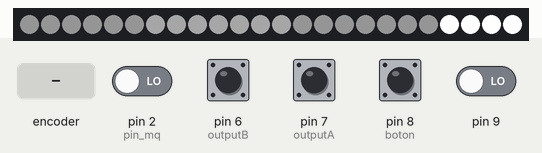
Bench run of a sketch on a simulated Arduino Uno, built with avr-gcc and run on an emulated ATmega328P. Shown: 24 RGB LEDs in strip order, left to right. The test bench sets the inputs (shaded band); at power-on: pin 6 (outputB), pin 7 (outputA), pin 8 (boton) HIGH, pin 2 (pin_mq), pin 9 LOW. The audio player accepts every command and is not drawn.

Above: at 1.79 s.
1.8 s: pin 8 (boton) pulled LOW for 1 s
3.4 s: pin 9 driven HIGH
At 4.1 s:
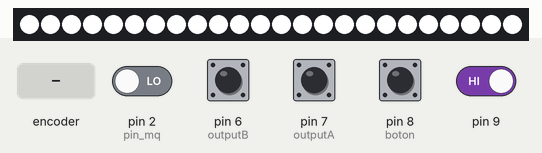
4.9 s: rotary encoder on pin 7 (outputA) / pin 6 (outputB) turned 1 step (first pin leading)
8.1 s: rotary encoder on pin 7 (outputA) / pin 6 (outputB) turned 1 step (first pin leading)
9.8 s: pin 9 driven LOW
At 10.58 s:
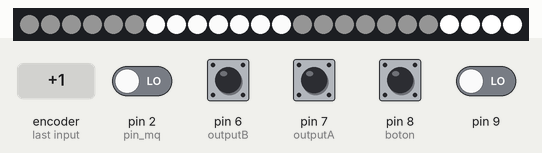
11.3 s: pin 8 (boton) pulled LOW for 1 s
Timing chart, 0 to 13.9 s (numbered marks = the images above; inputs shaded):
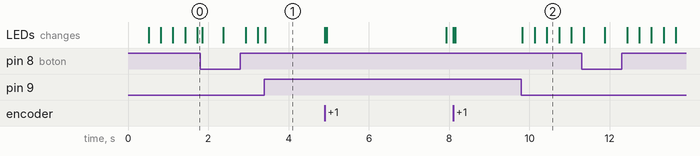

The sketch:

Bender_Modelo_2.ino
```cpp
#define outputA 7
#define outputB 6
#define boton 8

#include "SoftwareSerial.h"
#include "DFRobotDFPlayerMini.h"

SoftwareSerial reproductor(4, 5); // RX, TX
DFRobotDFPlayerMini myDFPlayer;

int seleccion = 0;
int aState;
int aLastState;
int pin_mq = 2;
int j = 255;

bool hablando = false;
bool temporizador = false;
int tiempo =0;

#include <Adafruit_NeoPixel.h>
#ifdef __AVR__
 #include <avr/power.h>
#endif
#define PIN        3
#define NUMPIXELS 24


Adafruit_NeoPixel pixels(NUMPIXELS, PIN, NEO_GRB + NEO_KHZ800);


void setup() {

       pinMode (outputA,INPUT);
       pinMode (outputB,INPUT);
       pinMode (boton, INPUT_PULLUP);
       pinMode(pin_mq,INPUT);

       aLastState = digitalRead(outputA);

        pixels.begin(); // INITIALIZE NeoPixel strip object (REQUIRED)
        pixels.setBrightness(j);

        reproductor.begin(9600);


 if (!myDFPlayer.begin(reproductor)) {  //Use softwareSerial to communicate with mp3.

    while(true){

    }
  }
  myDFPlayer.volume(100);

}

void loop() {


    pixels.setPixelColor(20, pixels.Color(255, 255, 255));
    pixels.setPixelColor(21, pixels.Color(255, 255, 255));
     pixels.setPixelColor(22, pixels.Color(255, 255, 255));
    pixels.setPixelColor(23, pixels.Color(255, 255, 255));


    aState = digitalRead(outputA);

    if (aState != aLastState)
     {
        if (digitalRead(outputB) != aState){
            seleccion +=1;
            temporizador=true;
        }else{
            seleccion -=1;
            temporizador=true;

        Serial.print("Seleccion: ");
        Serial.println(seleccion);
     }
     }
    aLastState = aState;

//-------------------------

if (hablando==false){
  estatico();
}
if (hablando == true){
  habla();
}

if(seleccion<0){
  seleccion=19;
}
if(seleccion>19){
 seleccion=0;
}
if(temporizador==true){
  tiempo++;
}
if(tiempo>2000){
  tiempo=0;
  temporizador=false;
}
if(tiempo>1 && tiempo<2000){
  pixels.setPixelColor(seleccion, pixels.Color(0, 0, 0));

}

int estado = digitalRead(boton);
boolean play_state = digitalRead(9);

if (estado==LOW){
  myDFPlayer.play(1);
  delay(500);
}

if(play_state ==  HIGH){
  hablando=false;
}else{
  hablando=true;
}


 boolean mq_estado = digitalRead(pin_mq);

 if (mq_estado){ //si no detecta alcohol

  }
  else { //si detecta alcohol

  }


  pixels.show();   // Send the updated pixel colors to the hardware.
}

void habla(){

tiempo=0;

uint16_t i;

  for (i = 0; i < 6; i++) { //linea arriba
       pixels.show();
    pixels.setPixelColor(i, 20, 20, 20);
  }
  for (i = 6; i < 13; i++) { //linea media
       pixels.show();
    pixels.setPixelColor(i, j, j, j);
  }
   for (i = 13; i < 20; i++) { //linea abajo
       pixels.show();
    pixels.setPixelColor(i, 20, 20, 20);
  }

  if(j>0){j+=50;}   if(j>256){j=40;}

   temporizador=false;

}

void estatico (){

    pixels.setPixelColor(0, pixels.Color(255, 255, 255));
    pixels.setPixelColor(1, pixels.Color(255, 255, 255));
    pixels.setPixelColor(2, pixels.Color(255, 255, 255));
    pixels.setPixelColor(3, pixels.Color(255, 255, 255));
    pixels.setPixelColor(4, pixels.Color(255, 255, 255));
    pixels.setPixelColor(5, pixels.Color(255, 255, 255));
    pixels.setPixelColor(6, pixels.Color(255, 255, 255));
    pixels.setPixelColor(7, pixels.Color(255, 255, 255));
    pixels.setPixelColor(8, pixels.Color(255, 255, 255));
    pixels.setPixelColor(9, pixels.Color(255, 255, 255));
    pixels.setPixelColor(10, pixels.Color(255, 255, 255));
    pixels.setPixelColor(11, pixels.Color(255, 255, 255));
    pixels.setPixelColor(12, pixels.Color(255, 255, 255));
    pixels.setPixelColor(13, pixels.Color(255, 255, 255));
    pixels.setPixelColor(14, pixels.Color(255, 255, 255));
    pixels.setPixelColor(15, pixels.Color(255, 255, 255));
    pixels.setPixelColor(16, pixels.Color(255, 255, 255));
    pixels.setPixelColor(17, pixels.Color(255, 255, 255));
    pixels.setPixelColor(18, pixels.Color(255, 255, 255));
    pixels.setPixelColor(19, pixels.Color(255, 255, 255));


}
```

Measured:
- after the input at 9.8 s, the LEDs: first change at once (image 2 shows a later state)
